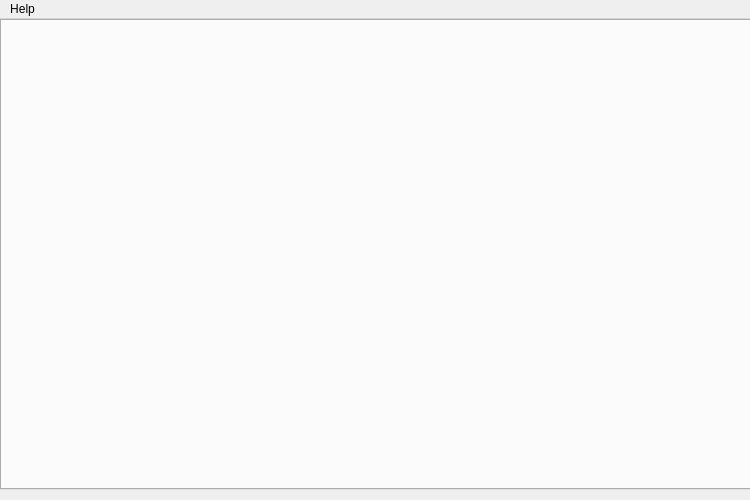
<?xml version="1.0" encoding="UTF-8"?>
<ui version="4.0">
 <class>MainWindow</class>
 <widget class="QMainWindow" name="MainWindow">
  <property name="geometry">
   <rect>
    <x>0</x>
    <y>0</y>
    <width>750</width>
    <height>500</height>
   </rect>
  </property>
  <property name="windowTitle">
   <string>MainWindow</string>
  </property>
  <widget class="QWidget" name="centralWidget">
   <widget class="QTabWidget" name="tabWidget">
    <property name="geometry">
     <rect>
      <x>0</x>
      <y>0</y>
      <width>751</width>
      <height>471</height>
     </rect>
    </property>
    <property name="currentIndex">
     <number>-1</number>
    </property>
   </widget>
  </widget>
  <widget class="QMenuBar" name="menuBar">
   <property name="geometry">
    <rect>
     <x>0</x>
     <y>0</y>
     <width>750</width>
     <height>26</height>
    </rect>
   </property>
   <widget class="QMenu" name="menuHelp">
    <property name="title">
     <string>Help</string>
    </property>
    <addaction name="actionAbout"/>
    <addaction name="actionPlugin_info"/>
   </widget>
   <addaction name="menuHelp"/>
  </widget>
  <action name="actionAbout">
   <property name="text">
    <string>About</string>
   </property>
  </action>
  <action name="actionPlugin_info">
   <property name="text">
    <string>Plugin Info</string>
   </property>
  </action>
 </widget>
 <layoutdefault spacing="6" margin="11"/>
 <resources/>
 <connections/>
</ui>
